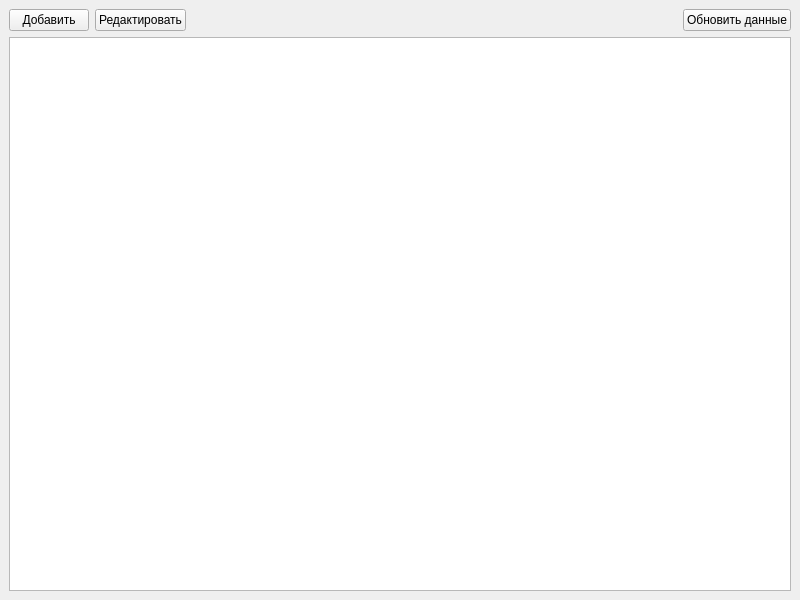
<?xml version="1.0" encoding="UTF-8"?>
<ui version="4.0">
 <class>MainWindow</class>
 <widget class="QMainWindow" name="MainWindow">
  <property name="geometry">
   <rect>
    <x>0</x>
    <y>0</y>
    <width>800</width>
    <height>600</height>
   </rect>
  </property>
  <property name="windowTitle">
   <string>База данных кофе</string>
  </property>
  <widget class="QWidget" name="centralwidget">
   <layout class="QVBoxLayout" name="verticalLayout">
    <item>
     <layout class="QHBoxLayout" name="buttonsLayout">
      <item>
       <widget class="QPushButton" name="addButton">
        <property name="text">
         <string>Добавить</string>
        </property>
       </widget>
      </item>
      <item>
       <widget class="QPushButton" name="editButton">
        <property name="text">
         <string>Редактировать</string>
        </property>
       </widget>
      </item>
      <item>
       <spacer name="horizontalSpacer">
        <property name="orientation">
         <enum>Qt::Orientation::Horizontal</enum>
        </property>
        <property name="sizeHint" stdset="0">
         <size>
          <width>40</width>
          <height>20</height>
         </size>
        </property>
       </spacer>
      </item>
      <item>
       <widget class="QPushButton" name="pushButton">
        <property name="text">
         <string>Обновить данные</string>
        </property>
       </widget>
      </item>
     </layout>
    </item>
    <item>
     <widget class="QTableWidget" name="tableWidget"/>
    </item>
   </layout>
  </widget>
 </widget>
 <resources/>
 <connections/>
</ui>
